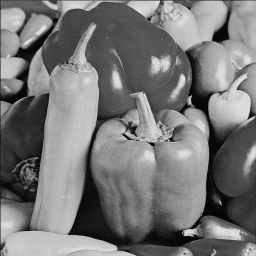
#> input picture imagesDeTest/peppers-256.png, 256 x 256 px
$ python sous-echant.py
#> lines starting #> are read from the running program, lines starting #| are printed output that depends on the picture
import cv2
import numpy as np
from matplotlib import pyplot as plt

img_gray = cv2.imread('imagesDeTest/peppers-256.png', cv2.IMREAD_GRAYSCALE)
#> img_gray is the input picture: shape (256, 256); min 1, max 229, mean 119.3

def sous_echantillonner(image, facteur):
#> called with facteur = 4
    h, w = image.shape
#> h = 256; w = 256
    new_h = h // facteur
#> new_h = 64
    new_w = w // facteur
#> new_w = 64

    nouvelle = np.zeros((new_h, new_w), dtype=image.dtype)

    for i in range(new_h):
        for j in range(new_w):
            nouvelle[i, j] = image[i * facteur, j * facteur]
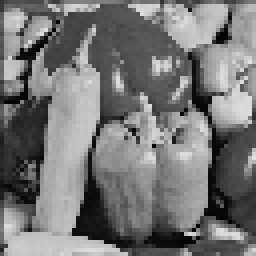
#> nouvelle: shape (64, 64) (shown 4 times larger); min 3, max 225, mean 118.3

    return nouvelle

img_echantillonage = sous_echantillonner(img_gray, 4)

print(f"Forme au début : {img_gray.shape}, ensuite : {img_echantillonage.shape}")
#| Forme au début : (256, 256), ensuite : (64, 64)

img_echantillonage2 = cv2.resize(img_gray, (64, 64), interpolation=cv2.INTER_NEAREST)
img_echantillonage3 = cv2.resize(img_gray, (64, 64), interpolation=cv2.INTER_AREA)
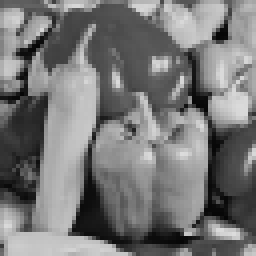
#> img_echantillonage3: shape (64, 64) (shown 4 times larger); min 6, max 220, mean 119.3

cv2.imwrite('screen/sous-echant_base.png', img_gray)
cv2.imwrite('screen/sous-echant_1.png', img_echantillonage)
cv2.imwrite('screen/sous-echant_2.png', img_echantillonage2)
cv2.imwrite('screen/sous-echant_3.png', img_echantillonage3)

cv2.imshow("Boucle", img_echantillonage)
cv2.imshow("Inter_Nearest", img_echantillonage2)
cv2.imshow("Inter_Area", img_echantillonage3)
